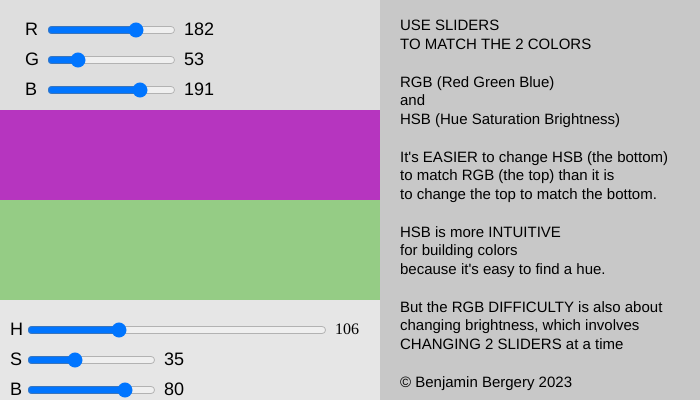
Frame 1 (no input)
Frame 60 (no input): identical to frame 1, image omitted
Frame 120 (the mouse pressed at the canvas centre since frame 60): identical to frame 1, image omitted

The p5.js sketch that drew this single still picture (run headless with seeded random() and noise() and a simulated clock; from frame 60 on, the mouse is pressed at the canvas centre):

// p5.js sketch
// ── sketch.js
// RGB HSB sliders v12
// https://editor.p5js.org/novo/sketches/zdUOeeLvy


///////// GLOBAL VARIABLES //////////////////
let rSlider, gSlider, bSlider;

// let huSlider;

let a_hue; 
// a_hue = number result of random() method
// QUESTION do we need to declare a_hue as global var?
// it appears in external function create_ui()
// this seems to work anyway when commented out

let saSlider, brSlider;
//////////// END GLOBAL VARIABLES ///////////


/////////// SETUP //////////////////
function setup() {
  createCanvas(700, 400);
  textSize(15);
  noStroke();
  background(200);

  writeTextBox(); // right-hand text

  createRGBsliders();
  createHSBsliders();

  createP();
  createSpan("---> TO CHANGE COLORS RELOAD THE PAGE");
  
  create_ui();
}
///////// END SETUP //////////////


function draw() {
  let r = rSlider.value();
  let g = gSlider.value();
  let b = bSlider.value();

  colorMode(RGB);
  // draw top slider area
  fill(222);
  rect(0, 0, 380, 200);
  // draw top color rectangle
  fill(r, g, b);
  rect(0, 110, 380, 200);
  
 textSize(18); // changes size of letters and numbers on left
  // display RGB labels and values
  fill(0);
  text("R", 25, 35);
  text(r, 25 + rSlider.width + 30, 35);
  text("G", 25, 65);
  text(g, 25 + gSlider.width + 30, 65);
  text("B", 25, 95);
  text(b, 25 + bSlider.width + 30, 95);

  // switch to Hue Saturation Brightness mode
  colorMode(HSB, 360, 100, 100, 1);

  //  let hu = huSlider.value();
  let hu = a_hue;
  
  let sa = saSlider.value();
  let br = brSlider.value();

  // draw bottom color rectangle
  fill(hu, sa, br);
  rect(0, 200, 380, 300);
  // draw bottom slider area
  fill(111,0,90);
  rect(0, 300, 380, 400);

  // display HSB labels and values
  fill(0, 0, 0);
  text("H", 10, 335);
  // text(hu, 25 + huSlider.width + 10, 235);
  text("S", 10, 365);
  text(sa, 25 + gSlider.width + 10, 365);
  text("B", 10, 395);
  text(br, 25 + bSlider.width + 10, 395);

  update_ui();
}
/////////////// end DRAW /////////////////

function create_ui() {
  // createP();
  // createSpan("Hue. ");

  // huSlider = createSlider(0, 360, random(0,360));

  a_hue = floor(random(0, 360));
  //  a_hue is variable that equals random hue number
  
  let huSlider = createSlider(0, 360, a_hue).input(function () {
    a_hue = floor(this.value());
    // getting value() of slider directly inside the slider
    
  });

  huSlider.position(25, 320);
  huSlider.style("width", "300px");

  // let hue_span = createSpan().id('ia_hue');
  createSpan().id("ia_hue");
  // we create a  html element containing onscreen text     
  // with the unique id 'ia_hue' 
  // as a place to put the a_hue variable


  // text(hu, 25 + huSlider.width + 10, 235);
  select("#ia_hue").position(25 + huSlider.width + 10, 320);
  // to tell select function to look for the id ia_hue,     
  // we put a # (pound sign aka bang) in front
  createElement("br");
  // adding line break after hue number on screen 
}

function update_ui() {
  // select('#ia_hue').html('[a_hue=' + a_hue + '] ')
  select("#ia_hue").html(a_hue);
  
  // the current value of the slider is going to be put into the ia_hue html span every frame
  // select call is hue_span
  // #ia_hue is the id of the onscreen html element that is showing the text
  // a_hue is the variable
}

// these 2 functions need to be replaced
// with new approach where the slider is referred to
// using its id and selected with the select function
//
// this is how html and css work by identifying either instances or for an entire class

function createRGBsliders() {
  rSlider = createSlider(0, 255, random(0, 255));
  rSlider.position(45, 20);
  gSlider = createSlider(0, 255, random(0, 255));
  gSlider.position(45, 50);
  bSlider = createSlider(0, 255, random(0, 255));
  bSlider.position(45, 80);
}

function createHSBsliders() {
  // huSlider = createSlider(0, 360, random(0,360));
  // huSlider.position(25, 220);
  // huSlider.style("width", "300px");
  
  saSlider = createSlider(0, 100, random(0, 100));
  saSlider.position(25, 350);
  brSlider = createSlider(0, 100, random(0, 100));
  brSlider.position(25,380);
}

function writeTextBox() {
  titletext = `
  USE SLIDERS 
  TO MATCH THE 2 COLORS 

  RGB (Red Green Blue)
  and
  HSB (Hue Saturation Brightness)

  It's EASIER to change HSB (the bottom)
  to match RGB (the top) than it is
  to change the top to match the bottom.
   
  HSB is more INTUITIVE
  for building colors 
  because it's easy to find a hue.
   
  But the RGB DIFFICULTY is also about
  changing brightness, which involves
  CHANGING 2 SLIDERS at a time

  © Benjamin Bergery 2023
  `;
  text(titletext, 400, 0, 400, 400);
}





//////////////////////////////////////////////////////
//////////////// old code graveyard //////////////////
//////////////////////////////////////////////////////

function writeTitle() {
  createP(`
  COLORIST GAME`);
}

// let s = 'The quick brown fox jumped over the lazy dog.';
// fill(50);
// text(s, 10, 10, 70, 80); // Text wraps within text box


/////////////// older versions //////////////////
// v6 //https://editor.p5js.org/benjamin.bergery/sketches/uAZuz9rfw

// v8
//https://editor.p5js.org/benjamin.bergery/sketches/L3c3chAPI

// v9
////https://editor.p5js.org/benjamin.bergery/sketches/iFMrqJNnc

// v10
// https://editor.p5js.org/novo/sketches/q_y-cEUsv
